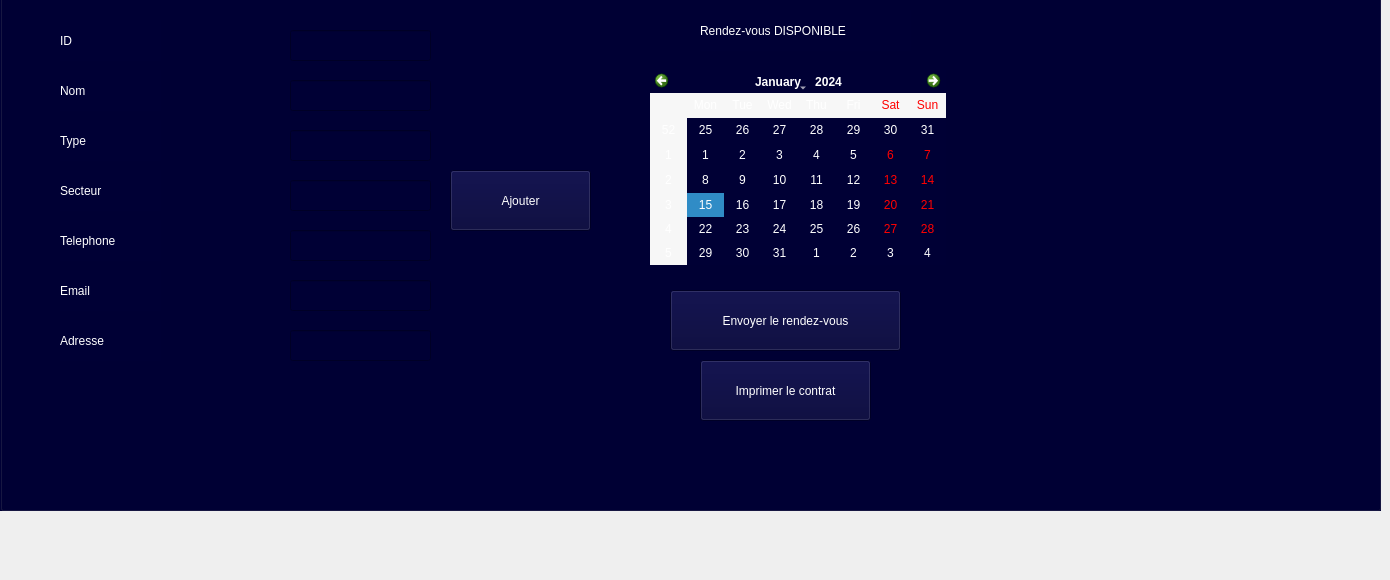
           <widget class="QWidget" name="tab1client">
            <attribute name="title">
             <string>Accueil</string>
            </attribute>
            <widget class="QGroupBox" name="groupBoxCLIENT">
             <property name="geometry">
              <rect>
               <x>0</x>
               <y>-60</y>
               <width>1381</width>
               <height>571</height>
              </rect>
             </property>
             <property name="styleSheet">
              <string notr="true">font: 10pt &quot;Arial&quot;;
background-color: rgb(0, 0, 53);</string>
             </property>
             <property name="title">
              <string>Ajouter un client</string>
             </property>
             <widget class="QLabel" name="labelID">
              <property name="geometry">
               <rect>
                <x>60</x>
                <y>80</y>
                <width>101</width>
                <height>41</height>
               </rect>
              </property>
              <property name="styleSheet">
               <string notr="true">color: rgb(255, 255, 255);
font: 10pt &quot;Arial&quot;;</string>
              </property>
              <property name="text">
               <string>ID</string>
              </property>
             </widget>
             <widget class="QLabel" name="labelnom">
              <property name="geometry">
               <rect>
                <x>60</x>
                <y>130</y>
                <width>101</width>
                <height>41</height>
               </rect>
              </property>
              <property name="styleSheet">
               <string notr="true">color: rgb(255, 255, 255);
font: 10pt &quot;Arial&quot;;</string>
              </property>
              <property name="text">
               <string>Nom</string>
              </property>
             </widget>
             <widget class="QLabel" name="labelTYPE">
              <property name="geometry">
               <rect>
                <x>60</x>
                <y>180</y>
                <width>101</width>
                <height>41</height>
               </rect>
              </property>
              <property name="styleSheet">
               <string notr="true">color: rgb(255, 255, 255);
font: 10pt &quot;Arial&quot;;</string>
              </property>
              <property name="text">
               <string>Type</string>
              </property>
             </widget>
             <widget class="QLabel" name="labelSECTEUR">
              <property name="geometry">
               <rect>
                <x>60</x>
                <y>230</y>
                <width>101</width>
                <height>41</height>
               </rect>
              </property>
              <property name="styleSheet">
               <string notr="true">color: rgb(255, 255, 255);
font: 10pt &quot;Arial&quot;;</string>
              </property>
              <property name="text">
               <string>Secteur</string>
              </property>
             </widget>
             <widget class="QLabel" name="labelTELEPHONE">
              <property name="geometry">
               <rect>
                <x>60</x>
                <y>280</y>
                <width>101</width>
                <height>41</height>
               </rect>
              </property>
              <property name="styleSheet">
               <string notr="true">color: rgb(255, 255, 255);
font: 10pt &quot;Arial&quot;;</string>
              </property>
              <property name="text">
               <string>Telephone</string>
              </property>
             </widget>
             <widget class="QLabel" name="labelEMAIL">
              <property name="geometry">
               <rect>
                <x>60</x>
                <y>330</y>
                <width>101</width>
                <height>41</height>
               </rect>
              </property>
              <property name="styleSheet">
               <string notr="true">color: rgb(255, 255, 255);
font: 10pt &quot;Arial&quot;;</string>
              </property>
              <property name="text">
               <string>Email</string>
              </property>
             </widget>
             <widget class="QLabel" name="labelADRESSE">
              <property name="geometry">
               <rect>
                <x>60</x>
                <y>380</y>
                <width>101</width>
                <height>41</height>
               </rect>
              </property>
              <property name="styleSheet">
               <string notr="true">color: rgb(255, 255, 255);
font: 10pt &quot;Arial&quot;;</string>
              </property>
              <property name="text">
               <string>Adresse</string>
              </property>
             </widget>
             <widget class="QLineEdit" name="lineEditID">
              <property name="geometry">
               <rect>
                <x>290</x>
                <y>90</y>
                <width>141</width>
                <height>31</height>
               </rect>
              </property>
              <property name="styleSheet">
               <string notr="true">QLineEdit {
    background-color: #F5F5F5;
    border-radius: 8px;
    padding: 8px;
    border: 1px solid #B0BEC5;
    font-size: 14px;
}
background-color: rgb(255, 255, 255);

</string>
              </property>
             </widget>
             <widget class="QLineEdit" name="lineEditADRESSE">
              <property name="geometry">
               <rect>
                <x>290</x>
                <y>390</y>
                <width>141</width>
                <height>31</height>
               </rect>
              </property>
              <property name="styleSheet">
               <string notr="true">QLineEdit {
    background-color: #F5F5F5;
    border-radius: 8px;
    padding: 8px;
    border: 1px solid #B0BEC5;
    font-size: 14px;
}background-color: rgb(255, 255, 255);</string>
              </property>
             </widget>
             <widget class="QLineEdit" name="lineEditEMAIL">
              <property name="geometry">
               <rect>
                <x>290</x>
                <y>340</y>
                <width>141</width>
                <height>31</height>
               </rect>
              </property>
              <property name="styleSheet">
               <string notr="true">QLineEdit {
    background-color: #F5F5F5;
    border-radius: 8px;
    padding: 8px;
    border: 1px solid #B0BEC5;
    font-size: 14px;
}background-color: rgb(255, 255, 255);</string>
              </property>
             </widget>
             <widget class="QLineEdit" name="lineEditTALEPHONE">
              <property name="geometry">
               <rect>
                <x>290</x>
                <y>290</y>
                <width>141</width>
                <height>31</height>
               </rect>
              </property>
              <property name="styleSheet">
               <string notr="true">QLineEdit {
    background-color: #F5F5F5;
    border-radius: 8px;
    padding: 8px;
    border: 1px solid #B0BEC5;
    font-size: 14px;
}background-color: rgb(255, 255, 255);</string>
              </property>
             </widget>
             <widget class="QLineEdit" name="lineEditSECTEUR">
              <property name="geometry">
               <rect>
                <x>290</x>
                <y>240</y>
                <width>141</width>
                <height>31</height>
               </rect>
              </property>
              <property name="styleSheet">
               <string notr="true">QLineEdit {
    background-color: #F5F5F5;
    border-radius: 8px;
    padding: 8px;
    border: 1px solid #B0BEC5;
    font-size: 14px;
}background-color: rgb(255, 255, 255);</string>
              </property>
             </widget>
             <widget class="QLineEdit" name="lineEditTYPE">
              <property name="geometry">
               <rect>
                <x>290</x>
                <y>190</y>
                <width>141</width>
                <height>31</height>
               </rect>
              </property>
              <property name="styleSheet">
               <string notr="true">QLineEdit {
    background-color: #F5F5F5;
    border-radius: 8px;
    padding: 8px;
    border: 1px solid #B0BEC5;
    font-size: 14px;
}background-color: rgb(255, 255, 255);</string>
              </property>
             </widget>
             <widget class="QLineEdit" name="lineEditNOM">
              <property name="geometry">
               <rect>
                <x>290</x>
                <y>140</y>
                <width>141</width>
                <height>31</height>
               </rect>
              </property>
              <property name="styleSheet">
               <string notr="true">QLineEdit {
    background-color: #F5F5F5;
    border-radius: 8px;
    padding: 8px;
    border: 1px solid #B0BEC5;
    font-size: 14px;
}background-color: rgb(255, 255, 255);


</string>
              </property>
             </widget>
             <widget class="QPushButton" name="pushButtonAJOUTERCLIENT">
              <property name="geometry">
               <rect>
                <x>450</x>
                <y>230</y>
                <width>141</width>
                <height>61</height>
               </rect>
              </property>
              <property name="styleSheet">
               <string notr="true">color: rgb(255, 255, 255);
font: 10pt &quot;Arial&quot;;</string>
              </property>
              <property name="text">
               <string>Ajouter</string>
              </property>
              <property name="icon">
               <iconset theme="QIcon::ThemeIcon::ListAdd"/>
              </property>
             </widget>
             <widget class="QCalendarWidget" name="calendarWidget">
              <property name="geometry">
               <rect>
                <x>650</x>
                <y>130</y>
                <width>296</width>
                <height>195</height>
               </rect>
              </property>
              <property name="styleSheet">
               <string notr="true">color: rgb(255, 255, 255);</string>
              </property>
             </widget>
             <widget class="QLabel" name="labelCALENDRIER">
              <property name="geometry">
               <rect>
                <x>700</x>
                <y>70</y>
                <width>211</width>
                <height>41</height>
               </rect>
              </property>
              <property name="styleSheet">
               <string notr="true">color: rgb(255, 255, 255);
font: 10pt &quot;Arial&quot;;</string>
              </property>
              <property name="text">
               <string>Rendez-vous DISPONIBLE</string>
              </property>
             </widget>
             <widget class="QPushButton" name="pushButtonEVOYERRDV">
              <property name="geometry">
               <rect>
                <x>670</x>
                <y>350</y>
                <width>231</width>
                <height>61</height>
               </rect>
              </property>
              <property name="styleSheet">
               <string notr="true">color: rgb(255, 255, 255);
font: 10pt &quot;Arial&quot;;</string>
              </property>
              <property name="text">
               <string>Envoyer le rendez-vous</string>
              </property>
              <property name="icon">
               <iconset theme="QIcon::ThemeIcon::MailSend"/>
              </property>
             </widget>
             <widget class="QPushButton" name="pushButtonCONTRAT">
              <property name="geometry">
               <rect>
                <x>700</x>
                <y>420</y>
                <width>171</width>
                <height>61</height>
               </rect>
              </property>
              <property name="styleSheet">
               <string notr="true">color: rgb(255, 255, 255);
font: 10pt &quot;Arial&quot;;</string>
              </property>
              <property name="text">
               <string>Imprimer le contrat</string>
              </property>
              <property name="icon">
               <iconset theme="QIcon::ThemeIcon::Printer"/>
              </property>
             </widget>
            </widget>
           </widget>
